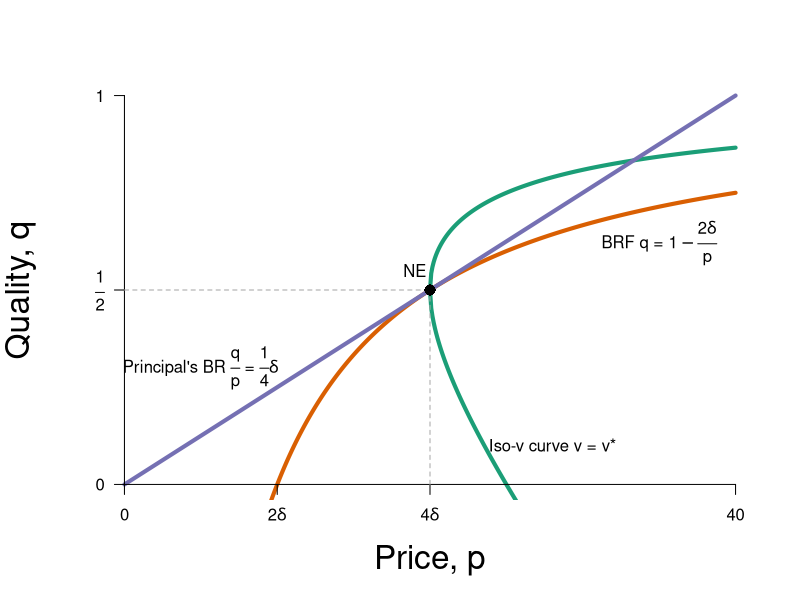

The R script that drew this image:
require(ggplot2)
pdf(file = "brf.pdf", width = 9, height = 6)
brfFn <- function(p, delta = 5) {
  1 - (2 * delta) /p
}

isovhigh <- function(p, delta = 5, v = 20){
  (sqrt(p^2 - 4 * delta * v) - p + 2*v)/( 2 * v )
}

isovlow <- function(p, delta = 5, v = 20){
  (-sqrt(p^2 - 4 * delta * v) - p + 2*v)/( 2 * v )
}

solowCondition <- function(p, delta = 5){
  (p*(1/(8*delta)))
}

COL <- c("#1B9E77", "#D95F02", "#7570B3", "#E7298A", "#66A61E", "#E6AB02", "#A6761D", "#666666")
par(mar =  c(5, 5, 4, 2))
xlims <- c(0, 40)
ylims <- c(0, 1)


plot(0, 0, xlim = xlims, ylim = ylims, type = "n",
     xlab = expression(paste("Price, ", p)),
     ylab = expression(paste("Quality, ", q)),
     xaxt = "n", yaxt = "n", cex.lab = 2, bty = "n")

npts <- 500 
npts2 <- 501
xx1 <- seq(xlims[1], xlims[2], length.out = npts)
xx2 <- seq(xlims[2], length.out = npts)
xx3 <- seq(xlims[1], xlims[2], length.out = npts2)
lines(xx1, brfFn(xx1), col = COL[2], lwd = 4)
lines(xx3, isovhigh(xx3, delta = 5), col = COL[1], lwd = 4)
lines(xx3, isovlow(xx3, delta = 5), col = COL[1], lwd = 4)
lines(xx1, solowCondition(xx1, delta = 5), col = COL[3], lwd = 4)

ticksy <- c(0, 0.5, 1)
ylabels <- c(0, expression(paste(frac(1,2))), 1)
ticksx <- c(0, 10, 20, 40)
xlabels <- c(0, expression(paste(2*delta)), expression(paste(4*delta)), 40)
axis(1, at = ticksx, pos = 0, labels = xlabels)
axis(2, at = ticksy, pos = 0, labels = ylabels, las = 1)

#Annotation of the three graphs and the NE
text(5, 0.3, expression(paste("Principal's BR ", frac(q, p) ," = ", frac(1, 4)*delta)))
text(35, 0.62, expression(paste("BRF q = ", 1 - frac(2*delta, p))))
text(28, 0.1, expression(paste("Iso-v curve v = ", v,"*")))
text(19, 0.55, expression(paste("NE")))

#Lines for the coordinates of the Nash equilbrium
segments(20, 0, 20, 0.5, lty = 2, col = "darkgray")
segments(0, 0.5, 20, 0.5, lty = 2, col = "darkgray")

#Add a point for the NE
points(20, 0.5, pch = 16, col = "black", cex = 1.5)

dev.off()

